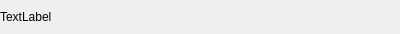
<?xml version="1.0" encoding="UTF-8"?>
<ui version="4.0">
 <class>SettingWidget</class>
 <widget class="QWidget" name="SettingWidget">
  <property name="geometry">
   <rect>
    <x>0</x>
    <y>0</y>
    <width>400</width>
    <height>34</height>
   </rect>
  </property>
  <property name="focusPolicy">
   <enum>Qt::StrongFocus</enum>
  </property>
  <property name="windowTitle">
   <string notr="true">Form</string>
  </property>
  <layout class="QHBoxLayout" name="horizontalLayout_2">
   <property name="spacing">
    <number>0</number>
   </property>
   <property name="leftMargin">
    <number>0</number>
   </property>
   <property name="topMargin">
    <number>0</number>
   </property>
   <property name="rightMargin">
    <number>0</number>
   </property>
   <property name="bottomMargin">
    <number>0</number>
   </property>
   <item>
    <widget class="QLabel" name="textLabel">
     <property name="sizePolicy">
      <sizepolicy hsizetype="Expanding" vsizetype="Preferred">
       <horstretch>0</horstretch>
       <verstretch>0</verstretch>
      </sizepolicy>
     </property>
     <property name="text">
      <string notr="true">TextLabel</string>
     </property>
     <property name="margin">
      <number>9</number>
     </property>
    </widget>
   </item>
   <item>
    <layout class="QHBoxLayout" name="typeLayout">
     <property name="rightMargin">
      <number>9</number>
     </property>
    </layout>
   </item>
  </layout>
 </widget>
 <resources/>
 <connections/>
</ui>
